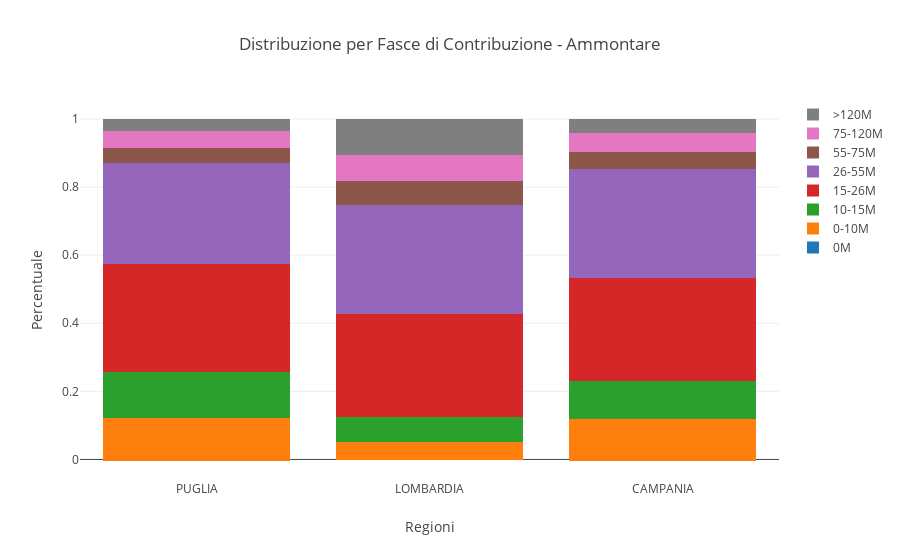

The notebook cell this image was saved under:
### Code cell
data_ammontare = []
for x,y,name in ammontare_reddito_scaglioni:
    bar = go.Bar(
        x = ammontare_redditi_percentuale[x],
        y = ammontare_redditi_percentuale[y],
        name = name
    )
    data_ammontare.append(bar)

layout = go.Layout(
    title='Distribuzione per Fasce di Contribuzione - Ammontare',
    xaxis=dict(
        title='Regioni',
    ),
    yaxis=dict(
        title='Percentuale',
    ),
    barmode='stack'
)

fig = go.Figure(layout=layout, data=data_ammontare)
py.iplot(fig)

fig_path = 'imgs/percentuale_contribuenti_reddito_ammontare.png'
py_on.image.save_as(fig, filename=fig_path)
x = Image(fig_path)
display(x)


# figs = tools.make_subplots(rows=1, cols=2, shared_xaxes=True, shared_yaxes=True)
# for d in data_frequenza:
#     figs.append_trace(d,1,1)
# for d in data_ammontare:
#     figs.append_trace(d,1,2)   

# py.iplot(figs)

### Figure 1 — Plotly figure (JSON) as saved in the notebook; plotly's stock layout.template omitted (floating-point values rounded to 4 significant figures)
{"data": [{"name": "0M", "type": "bar", "x": ["PUGLIA", "LOMBARDIA", "CAMPANIA"], "y": [-0.004537, -0.001618, -0.004377]}, {"name": "0-10M", "type": "bar", "x": ["PUGLIA", "LOMBARDIA", "CAMPANIA"], "y": [0.1266, 0.05224, 0.1222]}, {"name": "10-15M", "type": "bar", "x": ["PUGLIA", "LOMBARDIA", "CAMPANIA"], "y": [0.134, 0.07428, 0.1122]}, {"name": "15-26M", "type": "bar", "x": ["PUGLIA", "LOMBARDIA", "CAMPANIA"], "y": [0.3172, 0.3027, 0.3042]}, {"name": "26-55M", "type": "bar", "x": ["PUGLIA", "LOMBARDIA", "CAMPANIA"], "y": [0.2973, 0.3186, 0.3176]}, {"name": "55-75M", "type": "bar", "x": ["PUGLIA", "LOMBARDIA", "CAMPANIA"], "y": [0.04499, 0.07142, 0.05084]}, {"name": "75-120M", "type": "bar", "x": ["PUGLIA", "LOMBARDIA", "CAMPANIA"], "y": [0.04975, 0.07553, 0.05699]}, {"name": ">120M", "type": "bar", "x": ["PUGLIA", "LOMBARDIA", "CAMPANIA"], "y": [0.03478, 0.1068, 0.04042]}], "layout": {"barmode": "stack", "title": "Distribuzione per Fasce di Contribuzione - Ammontare", "xaxis": {"title": "Regioni"}, "yaxis": {"title": "Percentuale"}}}
